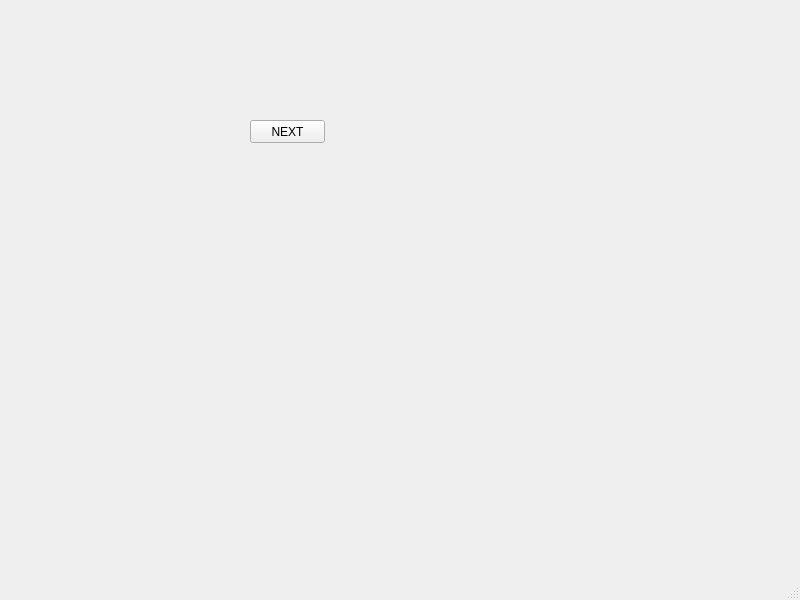
<?xml version="1.0" encoding="UTF-8"?>
<ui version="4.0">
 <class>MainWindow</class>
 <widget class="QMainWindow" name="MainWindow">
  <property name="geometry">
   <rect>
    <x>0</x>
    <y>0</y>
    <width>800</width>
    <height>600</height>
   </rect>
  </property>
  <property name="windowTitle">
   <string>MainWindow</string>
  </property>
  <widget class="QWidget" name="centralwidget">
   <widget class="QPushButton" name="pushButton">
    <property name="geometry">
     <rect>
      <x>250</x>
      <y>120</y>
      <width>75</width>
      <height>23</height>
     </rect>
    </property>
    <property name="text">
     <string>NEXT</string>
    </property>
   </widget>
  </widget>
  <widget class="QMenuBar" name="menubar">
   <property name="geometry">
    <rect>
     <x>0</x>
     <y>0</y>
     <width>800</width>
     <height>25</height>
    </rect>
   </property>
  </widget>
  <widget class="QStatusBar" name="statusbar"/>
 </widget>
 <resources/>
 <connections/>
</ui>
